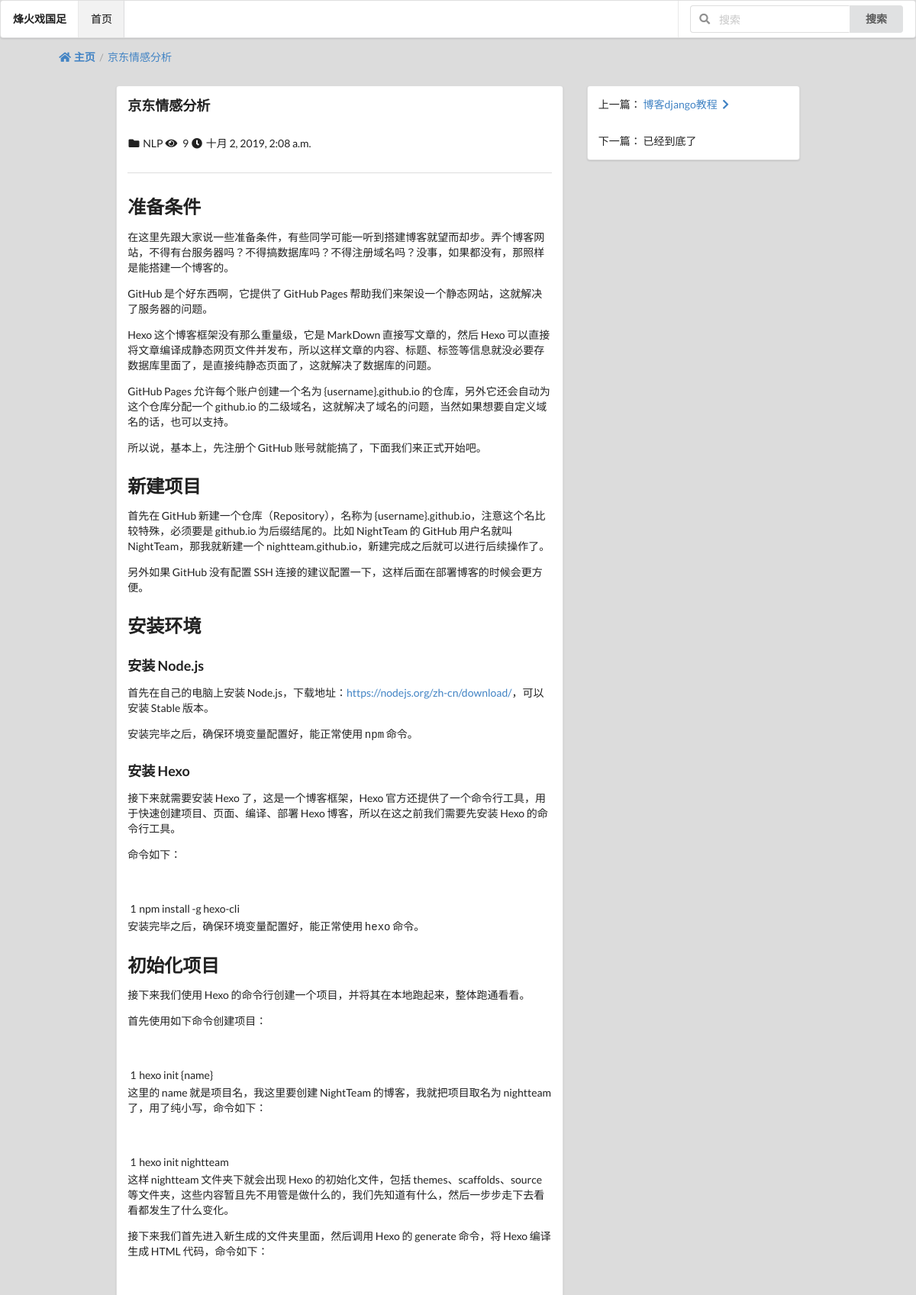
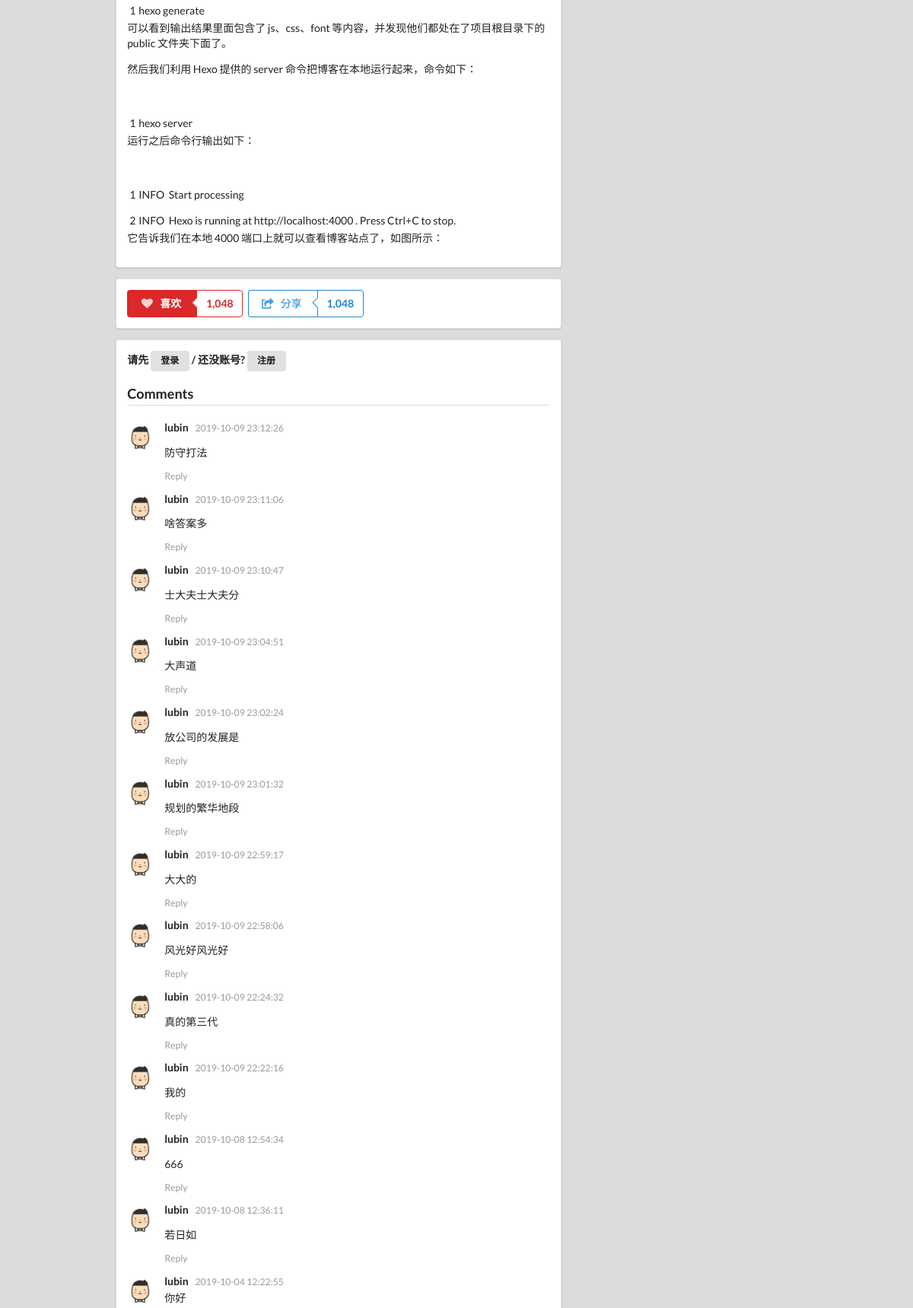
The app's page /blog/13 (upper part) with its own data (2 pictures, top to bottom).
### blog/models.py (models this page shows, shortened)
class Blog(models.Model,readNumMethod):
    blogTitle=models.CharField(max_length=30)
    blogContent=RichTextUploadingField()
    blogAuthor=models.ForeignKey(User,on_delete=models.DO_NOTHING)
    blog_createdTime=models.DateTimeField(auto_now_add=True)
    blog_updatedTime=models.DateTimeField(auto_now=True)
    blogType=models.ForeignKey(BlogType,on_delete=models.DO_NOTHING)
    blog_img=models.ImageField(upload_to="blogImage",default='blogImage/default.jpg')
    class Meta:
        ordering=['-blog_createdTime']

class BlogType(models.Model):
    typeName=models.CharField(max_length=8)
    def __str__(self):
        return self.typeName

### read_record/models.py (models this page shows)
class readNum(models.Model):
    read_num=models.IntegerField(default=0)
    content_type = models.ForeignKey(ContentType,on_delete=models.DO_NOTHING)
    object_id = models.PositiveIntegerField()
    content_object = GenericForeignKey('content_type', 'object_id')

### comment/models.py (models this page shows, shortened)
class Comment(models.Model):
    content_type=models.ForeignKey(ContentType,on_delete=models.DO_NOTHING)
    object_id=models.PositiveIntegerField()
    content_object=GenericForeignKey('content_type','object_id')
    commentText=models.TextField()
    commentTime=models.DateTimeField(auto_now_add=True)
    commentUser=models.ForeignKey(User,on_delete=models.DO_NOTHING,related_name="comments")
    root=models.ForeignKey('self',null=True,on_delete=models.DO_NOTHING,related_name="root_comment")
    parent= models.ForeignKey('self',null=True,on_delete=models.DO_NOTHING,related_name="parent_comment")
    reply_to=models.ForeignKey(User,null=True,on_delete=models.DO_NOTHING,related_name="replies")
    class Meta:
        ordering=['-commentTime']

### blog/views.py (the view)
# urls.py: path('<int:blog_id>',blog_detail,name="blog_detail" ),
def blog_detail(request,blog_id):
    blog=get_object_or_404(Blog,id=blog_id)
    key=once_read(request,blog)
    context = {}
    context['blog']=blog
    context['names'] = BlogType.objects.all()
    context['pre_blog']= Blog.objects.filter(blog_createdTime__lt=blog.blog_createdTime).first()
    context['next_blog'] = Blog.objects.filter(blog_createdTime__gt=blog.blog_createdTime).last()
    blog_content_type=ContentType.objects.get_for_model(blog)
    context['comments']=Comment.objects.filter(content_type=blog_content_type,object_id=blog_id,parent=None)
    context['comment_form'] = CommentForm(initial={'content_type':blog_content_type.model,'object_id':blog_id})
    response= render(request,'blog_detail.html', context)
    response.set_cookie(key,'true')
    return response

### comment/forms.py (shortened to what this page needs)
class CommentForm(forms.Form):
    content_type=forms.CharField(widget=forms.HiddenInput)
    object_id=forms.IntegerField(widget=forms.HiddenInput)
    text=forms.CharField(label=False,widget=CKEditorWidget(config_name='comment_ckeditor'),error_messages={'required':"评论内容不能为空"})
    def __init__(self,*args,**kwargs):
        if 'user' in kwargs:
            self.user=kwargs.pop('user')
        super().__init__(*args,**kwargs)

### blog/util.py (called while the page is built)
def once_read(request,obj):
    ct = ContentType.objects.get_for_model(obj)
    key='%s_%s_read' % (ct.model,obj.id)
    if not request.COOKIES.get(key):
        TotalNum,created1=readNum.objects.get_or_create(content_type=ct,object_id=obj.id)
        TotalNum.read_num += 1
        TotalNum.save()
        date=timezone.now().date()
        DateNum,created2= readDetail.objects.get_or_create(content_type=ct, object_id=obj.id,date=date)
        DateNum.read_num += 1
        DateNum.save()
    return key

### read_record/models.py (called while the page is built)
    def get_read_num(self):
        try:
            ct=ContentType.objects.get_for_model(self)
            readnum=readNum.objects.get(content_type=ct,object_id=self.id)
            return readnum.read_num
        except exceptions.ObjectDoesNotExist:
            return 0

### templates/html/blog_detail.html (shortened to what this page needs)
{% extends 'index.html' %}
{% block content %}
<div class="ui two column centered grid">
    <div class="fourteen wide column">
        <div class="ui breadcrumb">
          <a class="active section" href="{% url 'blog_list' %}" ><i class="home icon"></i>主页</a>
          <div class="divider"> / </div>
          <div class=" section"><a>{{ blog.blogTitle }}</a></div>
        </div>
    </div>
    <div class="four column centered row">
        <div class="eight wide column">
            <div class="ui segment">
                <h3>{{ blog.blogTitle }}</h3>
                <div class="extra">
                    <span ><i class="folder icon"></i>{{ blog.blogType }}</span>
                    <span ><i class="eye icon"></i> {{ blog.get_read_num }}</span>
                    <span ><i class="clock icon"></i>{{ blog.blog_createdTime }}</span>
                </div>
                <div class="ui section divider"></div>
                <p>{{ blog.blogContent |safe }}</p>
            </div>
            <div class="ui segment">
                <div class="ui labeled button" tabindex="0">
                    <div class="ui red button">
                        <i class="heart icon"></i> 喜欢
                    </div>
                    <a class="ui basic red left pointing label">
                        1,048
                    </a>
                </div>
                <div class="ui labeled button" tabindex="0">
                    <div class="ui basic blue button">
                        <i class="share square icon"></i> 分享
                    </div>
                    <a class="ui basic left pointing blue label">
                        1,048
                    </a>
                </div>
            </div>
            <div class="ui segment">
                    {% if user.is_authenticated %}{{ user }}
                <form id="commentAjax" class="ui reply form" action="{% url 'update_comment' %}" method="POST">
                    {% csrf_token %}
                    {{ comment_form }}
                    <span id="error_label"></span>
                        <input type="submit" value="发表评论"  style="float: right">
                </form>
                    {% else  %}
                <h5>请先
                    <button class="tiny compact ui button">
                        <a href="{% url 'login' %}?from={{ request.get_full_path }}" style="color: #1B1C1D ">登录</a>
                    </button>/ 还没账号?
                    <button class="tiny compact ui button">
                        <a href="{% url 'register' %}?from={{ request.get_full_path }}" style="color: #1B1C1D ">注册</a>
                    </button>
                </h5>
                {% endif %}
                <div class="ui comments">
                    <h3 class="ui dividing header">Comments</h3>
                        {% for comment in comments %}
                    <div class="comment" id="comment_list">
                        <a class="avatar"><img src="../media/blogImage/head1.jpg"></a>
                        <div class="content">
                            <a class="author">{{ comment.commentUser.username }}</a>
                            <div class="metadata">
                                <span class="date">{{ comment.commentTime | date:"Y-m-d H:i:s" }}</span>
                            </div>
                            <div class="text">
                                <p>{{ comment.commentText | safe }}</p>
                            </div>
                            <div class="actions">
                                <a class="reply">Reply</a>
                            </div>
                        </div>
                    </div>
                        {% empty %}
                              暂无评论
                        {% endfor %}
            </div>
            </div>
        </div>
        <div class="four wide column">
            <div class="ui segment">
                <div class="row">   上一篇：
                        {% if pre_blog %}
                    <a href="{% url "blog_detail" pre_blog.id  %}">{{ pre_blog.blogTitle }}
                        <i class="right chevron icon"></i>
                        {% else %}
                        已经是最前了
                        {% endif %}
                    </a>
                </div>
                <div class="row">   下一篇：
                        {% if next_blog %}
                    <a href="{% url "blog_detail" next_blog.id  %}">{{ next_blog.blogTitle }}
                        <i class="right chevron icon"></i>
                            {% else %}
                        已经到底了
                            {% endif %}
                </div>
            </div>
        </div>
    </div>
</div>
{% endblock %}

### records on screen
Blog: blogTitle "京东情感分析", blogType "NLP", get_read_num "9", blog_createdTime "十月 2, 2019, 2:08 a.m.", blogContent "准备条件 在这里先跟大家说一些准备条件，有些同学可能一听到搭建博客就望而却步。弄个博客网站，不得有台服务器吗？不得搞数据库吗？不得注册域名吗？没事，如果都没有，那照样是能搭建一个博客的。 GitHub 是个好东西啊，它提供了 GitHub Pages 帮助我们来架设一个静态网站，这就解决了服务器的问题。 Hexo 这个博客框架没有那么重量级，它是 MarkDown 直接写文章的，然后 Hexo 可以直接将文章编译成静态网页文件并发布，所以这样文章的内容、标题、标签等信息就没必要存数据库里面了，是直接纯静态页面了，这就解决了数据库的问题。 GitHub Pages 允许每个账户创建一个名为 {username}.github.io 的仓库，另外它还会自动为这个仓库分配一个 github.io 的二级域名，这就解决了域名的问题，当然如果想要自定义域名的话，也可以支持。 所以说，基本上，先注册个 GitHub 账号就能搞了，下面我们来正式开始吧。 新建项目 首先在 GitHub 新建一个仓库（Repository），名称为 {username}.github.io，注意这个名比较特殊，必须要是 github.io 为后缀结尾的。比如 NightTeam 的 GitHub 用户名就叫 NightTeam，那我就新建一个 nightteam.github.io，新建完成之后就可以进行后续操作了。 另外如果 GitHub 没有配置 SSH 连接的建议配置一下，这样后面在部署博客的时候会更方便。 安装环境 安装 Node.js 首先在自己的电脑上安装 Node.js，下载地址：…"
Comment: commentUser.username "lubin", commentTime "2019-10-09 23:12:26", commentText "防守打法"
Comment: commentUser.username "lubin", commentTime "2019-10-09 23:11:06", commentText "啥答案多"
Comment: commentUser.username "lubin", commentTime "2019-10-09 23:10:47", commentText "士大夫士大夫分"
Comment: commentUser.username "lubin", commentTime "2019-10-09 23:04:51", commentText "大声道"
Comment: commentUser.username "lubin", commentTime "2019-10-09 23:02:24", commentText "放公司的发展是"
Comment: commentUser.username "lubin", commentTime "2019-10-09 23:01:32", commentText "规划的繁华地段"
Comment: commentUser.username "lubin", commentTime "2019-10-09 22:59:17", commentText "大大的"
Comment: commentUser.username "lubin", commentTime "2019-10-09 22:58:06", commentText "风光好风光好"
Comment: commentUser.username "lubin", commentTime "2019-10-09 22:24:32", commentText "真的第三代"
Comment: commentUser.username "lubin", commentTime "2019-10-09 22:22:16", commentText "我的"
Comment: commentUser.username "lubin", commentTime "2019-10-08 12:54:34", commentText "666"
Comment: commentUser.username "lubin", commentTime "2019-10-08 12:36:11", commentText "若日如"
Comment: commentUser.username "lubin", commentTime "2019-10-04 12:22:55", commentText "你好"
Blog: blogTitle "博客django教程"
